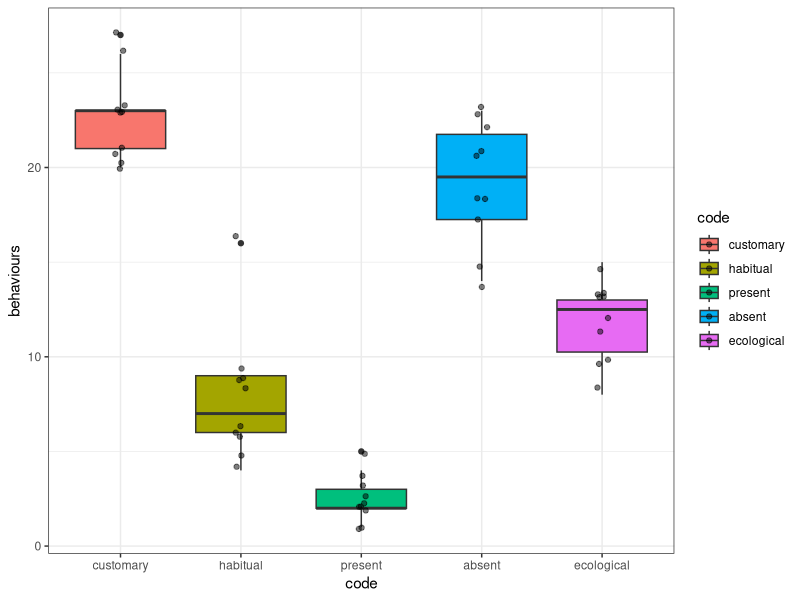
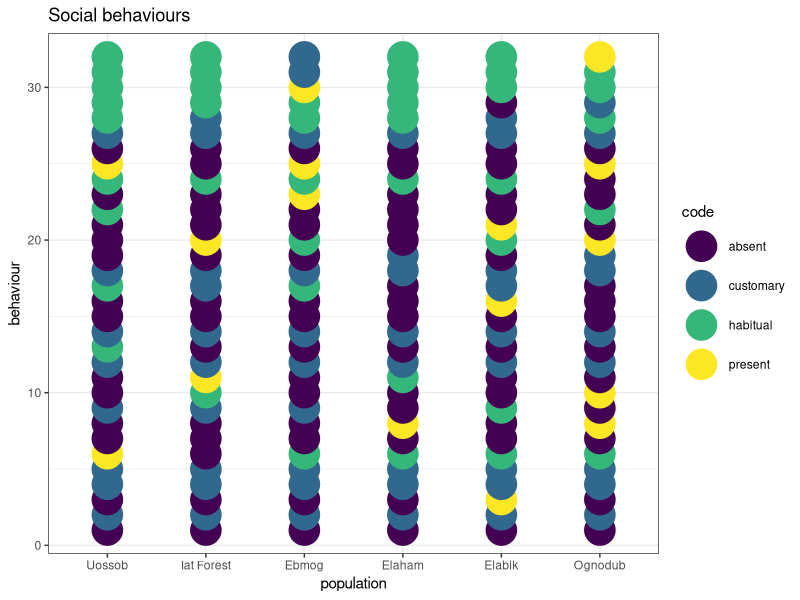
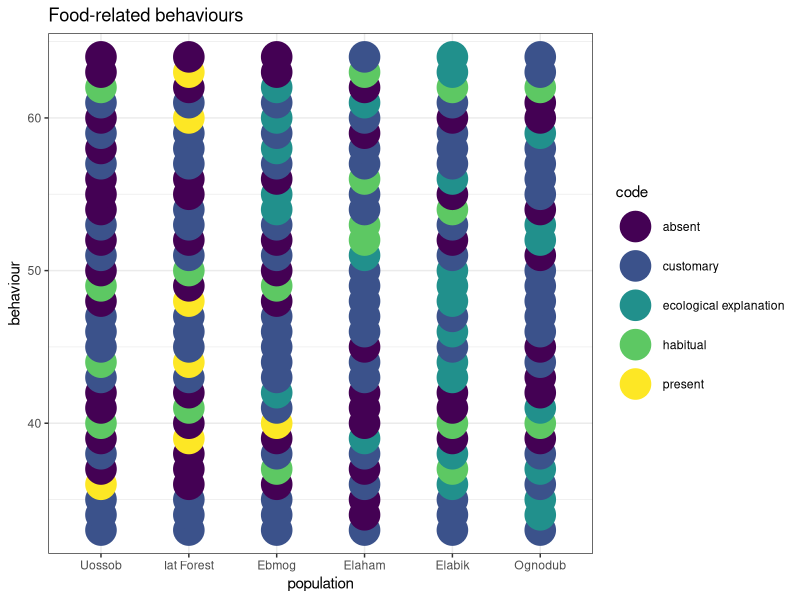

These charts were generated, in order, by the following R code:
## ---- chunk 1
knitr::opts_chunk$set(echo = TRUE)
## ---- chunk 2
mockup_oranzees_codes <- function(t_max, alpha_g, alpha_e, init_world, n_run) {
  
  N <- 100

  output <- matrix(nrow = n_run, ncol = 5)

  oranzees_world <- set_oranzees_world(alpha_g, alpha_e)
  test_world <- oranzees_world %>%
    filter(population == "Uossob")

  for(run in 1:n_run){
    pop <- matrix(c(rep(0, 64 * N), sample(1:300, N, replace = TRUE)), nrow = N, byrow = FALSE)
    if (init_world) {
      oranzees_world <- set_oranzees_world(alpha_g, alpha_e)
      test_world <- oranzees_world %>%
        filter(population == "Uossob")
    }
    # start simulation here:
    for (t in 1:t_max) {
      pop <- update_demography(pop)
      pop <- update_social_behaviours(pop, test_world)
      pop <- update_food_behaviours(pop, test_world)
    }
    # calculate codes values:

    # age classes:
    adults = pop[,65]/12 > 16
    subadults = pop[,65]/12 > 8 & pop[,65]/12 <= 16
    juveniles = pop[,65]/12 <= 8

    # customary:
    customary_adults <- rep(FALSE, 64)
    if(sum(adults) >= 3){
      customary_adults <- colSums(pop[adults,1:64])>(sum(adults)/2)
    }
    customary_subadults <- rep(FALSE, 64)
    if(sum(subadults) >= 3){
      customary_subadults <- colSums(pop[subadults,1:64])>(sum(subadults)/2)
    }
    customary_juveniles <- rep(FALSE, 64)
    if(sum(juveniles) >= 3){
      customary_juveniles <- colSums(pop[juveniles,1:64])>(sum(juveniles)/2)
    }
    customary <- customary_adults | customary_subadults | customary_juveniles
    output[run, 1] <- sum(customary)

    # habitual:
    habitual <- colSums(pop[,1:64])>=2 & !customary
    output[run, 2] <- sum(habitual)

    # present:
    present <- colSums(pop[,1:64])==1
    output[run, 3] <- sum(present)

    # absent or ecological explanation:
    all_absent <- !(customary | habitual | present)
    absent <- all_absent & (test_world$p_e > 0 | test_world$type == "social")
    output[run, 4] <- sum(absent)
    ecological_explanation <- all_absent & (test_world$p_e == 0 & test_world$type == "food-related" )
    output[run, 5] <- sum(ecological_explanation)
  }
  output
}
## ---- chunk 3
library(tidyverse)
library(scales)
library(reshape2)
library(viridis)

#############################
# COMMON FUNCTIONS:
#############################

set_oranzees_world <- function(alpha_g, alpha_e) {
  list_pop <- c("Uossob", "Iat Forest", "Ebmog", "Elaham", "Elabik", "Ognodub")
  output <- tibble(
    population = rep(list_pop, each = 64),
    behaviour = as.factor(rep(1:64, 6)),
    type = rep(c(rep("social", 32), rep("food-related", 32)), 6),
    category = rep(c(
      rep("play", 8), rep("display", 8), rep("groom", 8), rep("courthsip", 8),
      "A", "A", "A", "A", "A", "A", "A", "A", "B", "B", "B", "B", "B", "B", "B", "B","C", "C", "C", "C", "D", "D", "D", "D", "E", "E", "F", "F", "G", "H", "I", "J"
    ), 6),
    nutrient = rep(c(rep(NA, 32), "Y", "Y", "Y", "Y", "Y", "Y", "Y", "Y", "Z", "Z", "Z", "Z", "Z", "Z", "Z", "Z", "Y", "Y", "Y", "Y", "Z", "Z", "Z", "Z", "Y", "Y", "Z", "Z", "Y", "Z", "Y", "Z"), 6),
    p_g = rep(NA, 64 * 6),
    p_e = rep(NA, 64 * 6)
  )

  env_or_x <- c(220, 230, 700, 705, 710, 750)
  env_or_y <- c(660, 610, 450, 430, 510, 550)

  # genetic predispositions:
  p_g <- runif(64)
  x_g <- sample(1:1000, 64)
  y_g <- sample(1:1000, 64)
  

  # ecological availability:
  p_e <- runif(64)
  x_e <- sample(1:1000, 64)
  y_e <- sample(1:1000, 64)
  

  for(behav in 1:64){
    if(runif(1) < alpha_g){
      output[output$behaviour == behav,]$p_g <- 1 - rescale(sqrt((x_g[behav] - env_or_x)^2 + (y_g[behav] - env_or_y)^2))
    }
    else{
      output[output$behaviour == behav,]$p_g <- p_g[behav]
    }
    if(behav > 32){
      if(runif(1) < alpha_e){
        output[output$behaviour == behav,]$p_e <- 1 - rescale(sqrt((x_e[behav] - env_or_x)^2 + (y_e[behav] - env_or_y)^2))
      }
      else{
        output[output$behaviour == behav,]$p_e <- p_e[behav]
      }
    }
  }
  # return the tibble:
  output
}

update_demography <- function(pop) {
  pop[, 65] <- pop[, 65] + 1
  pop[pop[, 65] >= 720, ] <- 0
  old <- which(pop[, 65] > 300)
  dead <- sample(c(TRUE, FALSE), length(old), prob = c(.01, .99), replace = TRUE)
  pop[old[dead], ] <- 0
  pop
}

update_social_behaviours <- function(pop, test_world) {
  N <- dim(pop)[1]
  state <- ((rowSums(pop[, 1:8]) >= 1) + (rowSums(pop[, 9:16]) >= 1) + (rowSums(pop[, 17:24]) >= 1) + (rowSums(pop[, 25:32]) >= 1)) / 4
  p_state <- runif(N) < rnorm(N, mean = 1 - state, sd = 0.05)
  p_peering <- rnorm(32, mean = colSums(pop[, 1:32]), sd = 1)
  p_peering[p_peering < 0] <- 0
  innovation_i <- sample(1:32, N, prob = p_peering, replace = TRUE)
  p_innovate <- runif(N) < test_world$p_g[innovation_i]  * p_state
  for (i in (1:N)[p_innovate]) {
    pop[i, innovation_i[i]] <- 1
  }
  pop
}  

update_food_behaviours <- function(pop, test_world) {
  N <- dim(pop)[1]
  nut_y <- (rowSums(pop[, 33:40])>=1) + (rowSums(pop[, 49:52])>=1) + (rowSums(pop[, 57:58])>=1) + pop[, 61] + pop[, 64]
  nut_z <- (rowSums(pop[, 41:48])>=1) + (rowSums(pop[, 53:56])>=1) + (rowSums(pop[, 59:60])>=1) + pop[, 62] + pop[, 63]
  state <- (nut_y + nut_z - abs(nut_y - nut_z)) / 10 
  p_state <- runif(N) < rnorm(N, mean = 1 - state, sd = 0.05)
  p_peering <- rnorm(32, mean = colSums(pop[, 33:64]), sd = 1)
  p_peering[p_peering < 0] <- 0
  innovation_i <- sample(33:64, N, prob = p_peering, replace = TRUE)
  p_innovate <- runif(N) < test_world$p_g[innovation_i] * test_world$p_e[innovation_i] * p_state
  for (i in (1:N)[p_innovate]) {
    pop[i, innovation_i[i]] <- 1
  }
  pop
}
## ---- chunk 4
my_test <- mockup_oranzees_codes(t_max = 6000, alpha_g = 0.1, alpha_e = 0.9, init_world = TRUE, n_run = 10)
## ---- chunk 5
tibble(code = as_factor(rep(c("customary", "habitual", "present", "absent", "ecological"), each=10)),
       behaviours = as.vector(my_test)) %>%
  ggplot(aes( x = code, y = behaviours, fill = code)) +
    geom_boxplot() +
    geom_jitter(width=0.05, alpha=0.5) +
    theme_bw()
## ---- chunk 6
run_oranzees <- function(t_max, alpha_g, alpha_e, init_world, n_run) {
  
  N <- c(50, 100, 150, 50, 100, 150)
  
  oranzees_world <- set_oranzees_world(alpha_g, alpha_e)
  
  output <- tibble(run = rep(1:n_run, each= 64 * 6),
                    population = rep(oranzees_world$population, n_run),
                   behaviour = rep(1:64, 6 * n_run),
                    code = rep("NA", 64 * 6 * n_run))
  
  for(run in 1:n_run){
    
    if (init_world) {
      oranzees_world <- set_oranzees_world(alpha_g, alpha_e)
    }
    
    for(current_population in 1:6){ 
      pop <- matrix(c(rep(0, 64 * N[current_population]), 
                      sample(1:300, N[current_population], replace = TRUE)), 
                    nrow = N[current_population], byrow = FALSE)
      current_world <- oranzees_world %>%
        filter(population == unique(oranzees_world$population)[current_population])
      # start simulation here:
      for (t in 1:t_max) {
        pop <- update_demography(pop)
        pop <- update_social_behaviours(pop, current_world)
        pop <- update_food_behaviours(pop, current_world)
      }
      
      # calculate output:
    
      # age classes:
      adults = pop[,65]/12 > 16
      subadults = pop[,65]/12 > 8 & pop[,65]/12 <= 16
      juveniles = pop[,65]/12 <= 8
    
      # customary:

      customary_adults <- rep(FALSE, 64)
      if(sum(adults) >= 3){
        customary_adults <- colSums(pop[adults,1:64])>(sum(adults)/2) 
      }
      customary_subadults <- rep(FALSE, 64)
      if(sum(subadults) >= 3){
        customary_subadults <- colSums(pop[subadults,1:64])>(sum(subadults)/2)
      }
      customary_juveniles <- rep(FALSE, 64)
      if(sum(juveniles) >= 3){
        customary_juveniles <- colSums(pop[juveniles,1:64])>(sum(juveniles)/2) 
      }
      customary <- customary_adults | customary_subadults | customary_juveniles
      output[output$population==current_world$population & output$run == run & customary==TRUE,4] <- "customary"
    
      # habitual:
      habitual <- colSums(pop[,1:64])>=2 & !customary
      output[output$population==current_world$population & output$run == run & habitual==TRUE,4] <- "habitual"
      
      # present:
      present <- colSums(pop[,1:64])==1
      output[output$population==current_world$population & output$run == run & present==TRUE,4] <- "present"
      
      # absent or ecological explanation:
      all_absent <- !(customary | habitual | present)
      absent <- all_absent & (current_world$type == "social" | current_world$p_e > 0)
      output[output$population==current_world$population & output$run == run & absent==TRUE,4] <- "absent"
      ecological_explanation <- all_absent & (current_world$type == "food-related" & current_world$p_e == 0)
      output[output$population==current_world$population & output$run == run & ecological_explanation==TRUE,4] <- "ecological explanation"
    }
  }
  output
}

## ---- chunk 7
my_test <- run_oranzees(t_max = 6000, alpha_g = 0.1, alpha_e = 0.9, init_world = TRUE, n_run = 1)
## ---- chunk 8
my_test
## ---- chunk 9
library(viridis)
my_test$population <- as.factor(my_test$population)
levels(my_test$population) <- unique(my_test$population) 
# social behaviour
my_test %>%
  filter(behaviour <= 32) %>%
  ggplot( aes(x = population, y = behaviour, colour = code)) +
  geom_point(size = 10) +
  scale_color_viridis(discrete = TRUE, option = "D") +
  ggtitle("Social behaviours") +
  theme_bw()
## ---- chunk 10
my_test %>%
  filter(behaviour > 32) %>%
  ggplot( aes(x = population, y = behaviour, colour = code)) +
  geom_point(size = 10) +
  scale_color_viridis(discrete = TRUE, option = "D") +
  ggtitle("Food-related behaviours") +
  theme_bw()
